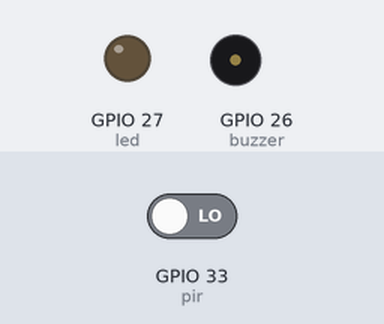
Bench run of a program on a simulated ESP32 board running MicroPython. On the bench: output pins drawn as LEDs (lit = HIGH), buzzer (waves = sounding). Dashed ring = blinking. The inputs (shaded band) are chosen by the test bench; at power-on: GPIO 33 (pir) LOW.

Above: at 1.2 s.
1.3 s: GPIO 33 (pir) driven HIGH
At 1.55 s:
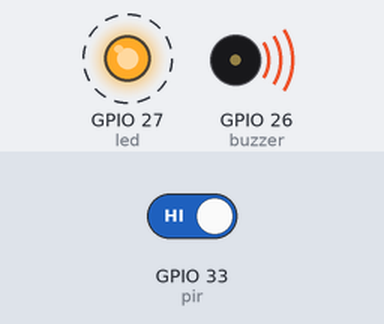
Timing chart, 0 to 4.3 s (numbered marks = the images above; inputs shaded):
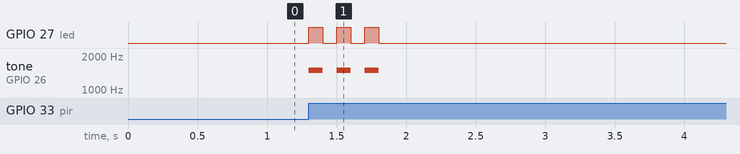

Measured:
- after the input at 1.3 s, GPIO 27 (led): alternates HIGH for 0.10 s and LOW for 0.10 s, 6 changes in all, then stays LOW, starting at once; tone on GPIO 26 (buzzer): alternates 1500 Hz for 0.10 s and silent for 0.10 s, 6 changes in all, then stays silent, starting at once

The program:

pir_alarm.py
```python
# Chirp the buzzer and flash the LED each time motion starts
import time
from machine import PWM, Pin

pir = Pin(33, Pin.IN)
led = Pin(27, Pin.OUT)
buzzer = PWM(Pin(26), freq=1500, duty_u16=0)


def chirp():
    for i in range(3):
        led.on()
        buzzer.duty_u16(32768)
        time.sleep_ms(100)
        led.off()
        buzzer.duty_u16(0)
        time.sleep_ms(100)


last_value = pir.value()
while True:
    value = pir.value()
    if value == 1 and last_value == 0:   # motion just started
        chirp()
    last_value = value
    time.sleep_ms(50)
```
